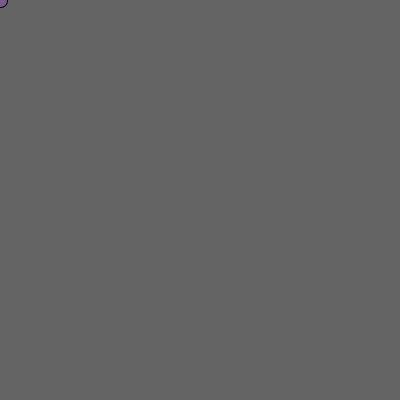
Frame 1 (no input)
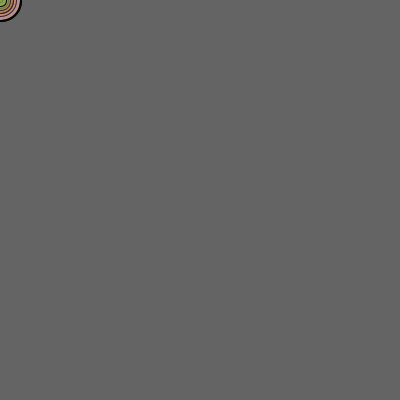
Frame 60 (the mouse pressed at the canvas centre just before this capture)
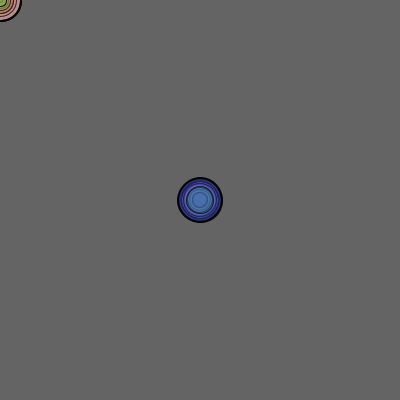
Frame 120 (the mouse held since frame 60 and released just before this capture)

The Processing sketch that drew these frames (run headless with seeded random() and noise(); from frame 60 on, the mouse is pressed at the canvas centre):

// Processing sketch: showcase_random_painter
// ── showcase_random_painter.pde
void setup() {
  size(400, 400);
  background(100);
}

void draw() {
  float r = random(255);
  float g = random(255);
  float b = random(255);
  fill(r, g, b, 70);
  circle(mouseX, mouseY, random(5, 45));
}

void keyPressed() {
  if (key == ' ') {
    println("Saving image");
    save("painting.png");
  }
}
